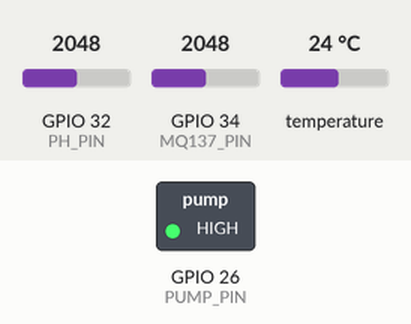
This sketch was run on a simulated ESP32. Parts: switched loads named in the sketch (green lamp = pin HIGH). The test bench sets the inputs (shaded band); at power-on: temperature 24 °C, GPIO 34 (MQ137_PIN) = 2048, GPIO 32 (PH_PIN) = 2048. WiFi joins after 1.5 s; servers stay silent unless stated; random numbers use the default seed unless the sketch sets one; no MQTT or app messages arrive unless stated; what the sketch prints to the serial monitor is not drawn.

Above: at 1.1 s.
At 5.7 s:
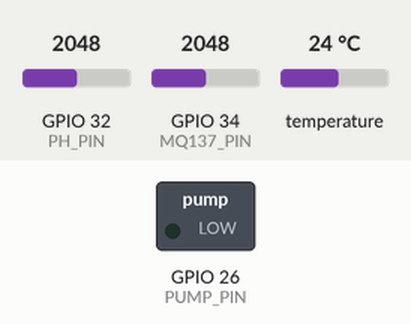
5.8 s: temperature set to 31.5 °C
7.3 s: temperature set to 32.6 °C
12.4 s: GPIO 34 (MQ137_PIN) set to 606
13.9 s: GPIO 34 (MQ137_PIN) set to 520
Timing chart, 0 to 16.9 s (numbered marks = the images above; inputs shaded):
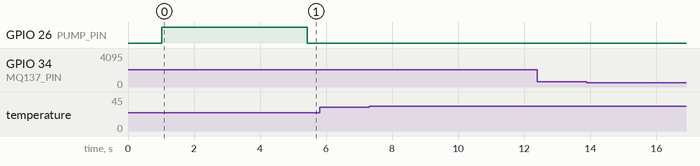

The sketch:

water_quality_mqtt.ino
```cpp
#include <OneWire.h>
#include <DallasTemperature.h>
#include <WiFi.h>
#include <PubSubClient.h>
#include <ArduinoJson.h>

// ---------- WiFi CREDENTIALS ----------
// TODO: Replace these with your actual WiFi credentials!
const char* ssid = "cslab";        // e.g., "MyHomeWiFi"
const char* password = "aksesg31"; // e.g., "MyPassword123"

// ---------- MQTT BROKER SETTINGS ----------
// TODO: Replace with your GCP VM's EXTERNAL IP address!
const char* mqtt_server = "136.119.69.150";
const int mqtt_port = 1883;
const char* mqtt_topic = "water-quality/sensor-data";
const char* device_id = "esp32-001";

// ---------- PIN DEFINITIONS ----------
#define ONE_WIRE_BUS 4      // DS18B20 data
#define MQ137_PIN    34     // MQ137 analog output
#define PH_PIN       32     // pH Sensor analog output
#define PUMP_PIN     26     // Relay IN connected to GPIO 26

// ---------- PARAMETERS ----------
#define ADC_MAX      4095.0
#define VREF         3.3
#define RL_VALUE     10.0
#define PH_OFFSET    19.91

// ---------- CALIBRATION CONSTANTS ----------
const float RS_AIR = 6.5;
const float RO_CLEAN_AIR_FACTOR = 28.5;
float calibratedR0 = RS_AIR / RO_CLEAN_AIR_FACTOR;

// Sensor reading interval (1 minute for publishing)
#define READING_INTERVAL 60000

// ---------- SENSOR SETUP ----------
OneWire oneWire(ONE_WIRE_BUS);
DallasTemperature sensors(&oneWire);

// ---------- WiFi & MQTT SETUP ----------
WiFiClient espClient;
PubSubClient mqttClient(espClient);

unsigned long lastReadingTime = 0;

// ---------- WiFi CONNECTION ----------
void connectWiFi() {
  Serial.println("\n>>> Connecting to WiFi...");
  WiFi.begin(ssid, password);

  int attempts = 0;
  while (WiFi.status() != WL_CONNECTED && attempts < 20) {
    delay(500);
    Serial.print(".");
    attempts++;
  }

  if (WiFi.status() == WL_CONNECTED) {
    Serial.println("\n✅ WiFi Connected!");
    Serial.print("IP Address: ");
    Serial.println(WiFi.localIP());
  } else {
    Serial.println("\n❌ WiFi Connection Failed!");
  }
}

// ---------- MQTT CONNECTION ----------
void connectMQTT() {
  while (!mqttClient.connected()) {
    Serial.print(">>> Connecting to MQTT broker...");

    String clientId = "ESP32Client-";
    clientId += String(random(0xffff), HEX);

    if (mqttClient.connect(clientId.c_str())) {
      Serial.println(" ✅ Connected!");
    } else {
      Serial.print(" ❌ Failed, rc=");
      Serial.print(mqttClient.state());
      Serial.println(" Retrying in 5 seconds...");
      delay(5000);
    }
  }
}

// ---------- PUBLISH SENSOR DATA ----------
void publishSensorData(float temp, float ph, float ammonia) {
  // Create JSON document
  StaticJsonDocument<256> doc;
  doc["device_id"] = device_id;
  doc["temperature"] = round(temp * 10) / 10.0;
  doc["ph"] = round(ph * 100) / 100.0;
  doc["dissolved_oxygen"] = 6.5;
  doc["ammonia"] = round(ammonia * 10) / 10.0;
  doc["salinity"] = 30.0;

  char buffer[256];
  serializeJson(doc, buffer);

  Serial.println("\n>>> Publishing to MQTT...");
  Serial.println(buffer);

  if (mqttClient.publish(mqtt_topic, buffer)) {
    Serial.println("✅ Data published successfully!");
  } else {
    Serial.println("❌ Publish failed!");
  }
}

// ---------- SETUP ----------
void setup() {
  Serial.begin(115200);
  delay(1000);

  Serial.println("======================================");
  Serial.println(" WATER MONITORING SYSTEM (AUTOMATED) ");
  Serial.println("======================================");

  sensors.begin();
  analogSetPinAttenuation(MQ137_PIN, ADC_11db);
  analogSetPinAttenuation(PH_PIN, ADC_11db);

  pinMode(PUMP_PIN, OUTPUT);
  digitalWrite(PUMP_PIN, HIGH); // Start OFF (Active LOW relay)

  connectWiFi();
  delay(2000);

  mqttClient.setServer(mqtt_server, mqtt_port);
  if (WiFi.status() == WL_CONNECTED) {
    connectMQTT();
  }

  Serial.println("System Initialized: Automated Mode");
  Serial.println("======================================\n");
}

// ---------- MAIN LOOP ----------
void loop() {
  unsigned long currentMillis = millis();

  // Ensure Cloud Connectivity
  if (WiFi.status() != WL_CONNECTED) connectWiFi();
  if (!mqttClient.connected()) connectMQTT();
  mqttClient.loop();

  // 1. READ TEMPERATURE
  sensors.requestTemperatures();
  float tempC = sensors.getTempCByIndex(0);

  // 2. READ AMMONIA (MQ137)
  int rawGas = analogRead(MQ137_PIN);
  float gasVoltsESP = (rawGas / ADC_MAX) * VREF;
  float gasVoltsActual = gasVoltsESP * 11.0;
  if (gasVoltsActual < 0.1) gasVoltsActual = 0.1;
  float Rs = ((5.0 - gasVoltsActual) / gasVoltsActual) * RL_VALUE;
  float ppm_est = pow(10, (log10(Rs / calibratedR0) * -1.25 + 1.8));

  // 3. READ pH (40-sample average)
  long phSum = 0;
  for (int i = 0; i < 40; i++) {
    phSum += analogRead(PH_PIN);
    delay(2);
  }
  float phValue = ((phSum / 40.0 / ADC_MAX) * VREF * -5.70) + PH_OFFSET;

  // ==========================================
  // THRESHOLD LOGIC & PUMP CONTROL
  // ==========================================
  String waterStatus = "HEALTHY";
  bool shouldPumpRun = false;

  if (ppm_est > 2.0) {
    waterStatus = (ppm_est > 10.0) ? "DANGER: AMMONIA" : "WARNING: AMMONIA";
    shouldPumpRun = true;
  }
  if (phValue < 6.0 || phValue > 9.0) {
    waterStatus = "CRITICAL: pH";
    shouldPumpRun = true;
  }
  if (tempC > 32.0) {
    waterStatus = "ALERT: TEMP HIGH";
    shouldPumpRun = true;
  }

  // --- PHYSICAL ACTUATION (Active LOW Relay) ---
  if (shouldPumpRun) {
    digitalWrite(PUMP_PIN, LOW);   // ON
  } else {
    digitalWrite(PUMP_PIN, HIGH);  // OFF
  }

  // --- SERIAL OUTPUT ---
  Serial.print(shouldPumpRun ? "[PUMP: ON ] " : "[PUMP: OFF] ");
  Serial.print("| T: "); Serial.print(tempC, 1);
  Serial.print("C | NH3: "); Serial.print(ppm_est, 1);
  Serial.print(" ppm | pH: "); Serial.print(phValue, 2);
  Serial.print(" | STATUS: "); Serial.println(waterStatus);

  // --- PUBLISH TO MQTT (Every 1 minute) ---
  if (currentMillis - lastReadingTime >= READING_INTERVAL || lastReadingTime == 0) {
    publishSensorData(tempC, phValue, ppm_est);
    lastReadingTime = currentMillis;
  }

  delay(1000);
}
```

Measured:
- after the input at 5.8 s, every drawn part: stays the same
- after the input at 7.3 s, every drawn part: stays the same
- after the input at 12.4 s, every drawn part: stays the same
- after the input at 13.9 s, every drawn part: stays the same
